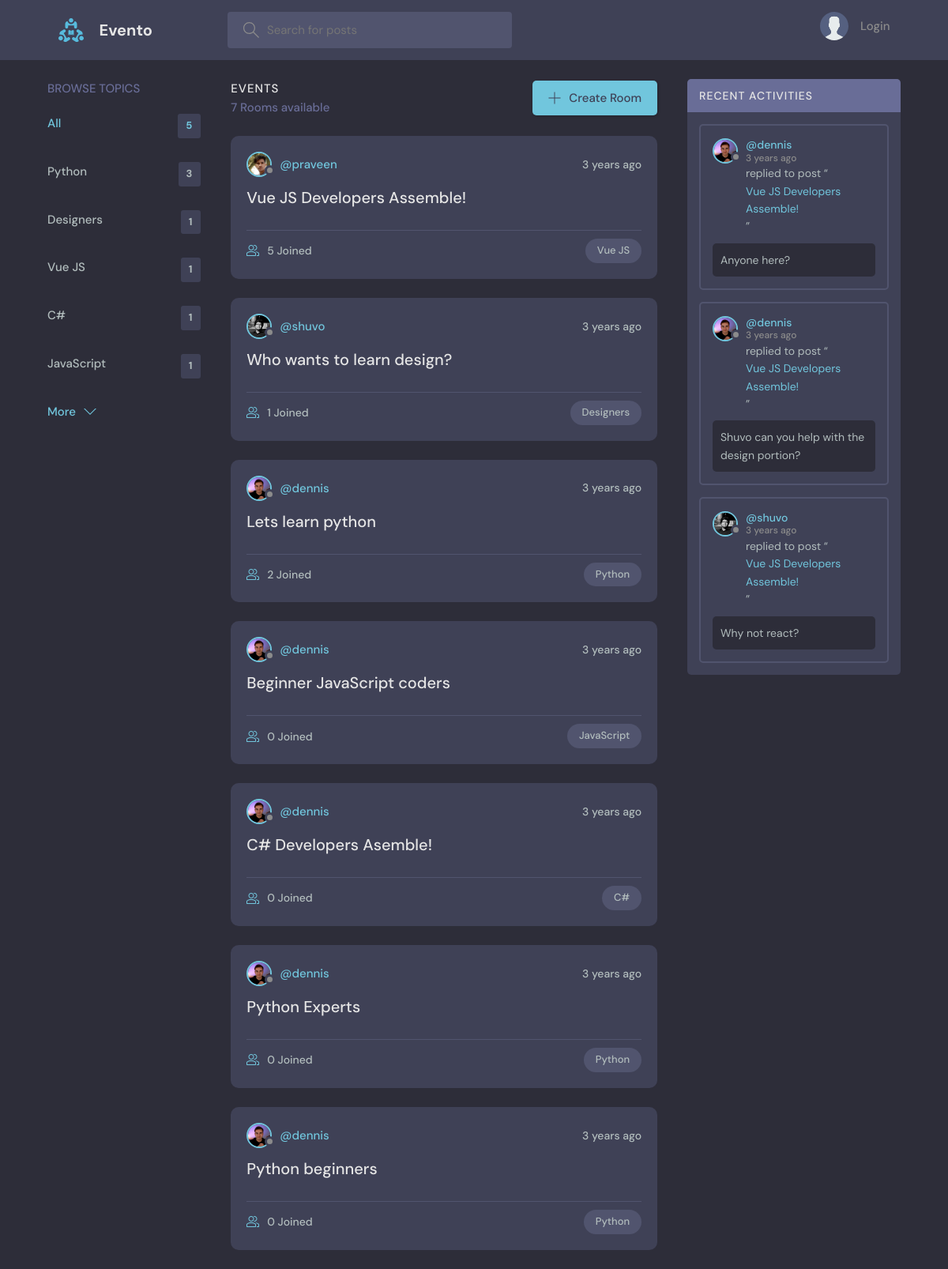
Before: / with the older database file.
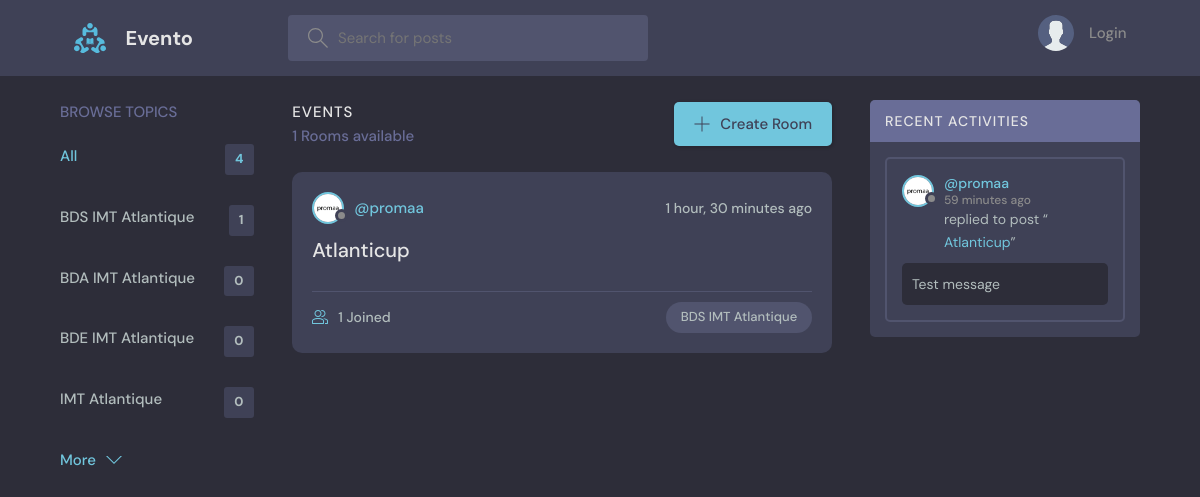
After: the same page with the newer database file.
### base/models.py (models this page shows, shortened)
class Topic(models.Model):
    name = models.CharField(max_length=200)

class Room(models.Model):
    host = models.ForeignKey(User, on_delete=models.SET_NULL, null=True)
    topic = models.ForeignKey(Topic, on_delete=models.SET_NULL, null=True)
    name = models.CharField(max_length=200)
    description = models.TextField(null=True, blank=True)
    participants = models.ManyToManyField(
        User, related_name='participants', blank=True)
    updated = models.DateTimeField(auto_now=True)
    created = models.DateTimeField(auto_now_add=True)
    class Meta:
        ordering = ['-updated', '-created']
    def __str__(self):
        return self.name

class User(AbstractUser):
    name = models.CharField(max_length=200, null=True)
    email = models.EmailField(unique=True, null=True)
    bio = models.TextField(null=True)
    avatar = models.ImageField(null=True, default="avatar.svg")
    USERNAME_FIELD = 'email'
    REQUIRED_FIELDS = ['username']

class Message(models.Model):
    user = models.ForeignKey(User, on_delete=models.CASCADE)
    room = models.ForeignKey(Room, on_delete=models.CASCADE)
    body = models.TextField()
    updated = models.DateTimeField(auto_now=True)
    created = models.DateTimeField(auto_now_add=True)
    class Meta:
        ordering = ['-updated', '-created']

### base/views.py (the view)
# urls.py: path('', views.home, name="home"),
def home(request):
    q = request.GET.get('q') if request.GET.get('q') != None else ''
    rooms = Room.objects.filter(
        Q(topic__name__icontains=q) |
        Q(name__icontains=q) |
        Q(description__icontains=q)
    )
    topics = Topic.objects.all()[0:5]
    room_count = rooms.count()
    room_messages = Message.objects.filter(
        Q(room__topic__name__icontains=q))[0:3]
    context = {'rooms': rooms, 'topics': topics,
               'room_count': room_count, 'room_messages': room_messages}
    return render(request, 'base/home.html', context)

### base/templates/base/home.html (shortened to what this page needs)
{% extends 'main.html' %}
{% block content %}
<main class="layout layout--3">
  <div class="container">
    {% include 'base/topics_component.html' %}
    <div class="roomList">
      <div class="roomList__header">
        <div>
          <h2>Events</h2>
          <p>{{room_count}} Rooms available</p>
        </div>
        <a class="btn btn--main" href="{% url 'create-room' %}">
          <svg version="1.1" xmlns="http://www.w3.org/2000/svg" width="32" height="32" viewBox="0 0 32 32">
            <title>add</title>
            <path
              d="M16.943 0.943h-1.885v14.115h-14.115v1.885h14.115v14.115h1.885v-14.115h14.115v-1.885h-14.115v-14.115z">
            </path>
          </svg>
          Create Room
        </a>
      </div>
      {% include 'base/feed_component.html' %}
    </div>
    {% include 'base/activity_component.html' %}
  </div>
</main>
{% endblock %}

### base/templates/base/topics_component.html
<div class="topics">
    <div class="topics__header">
        <h2>Browse Topics</h2>
    </div>
    <ul class="topics__list">
        <li>
            <a href="{% url 'home' %}" class="active">All <span>{{topics.count}}</span></a>
        </li>
        {% for topic in topics %}
        <li>
            <a href="{% url 'home' %}?q={{topic.name}}">{{topic.name}}<span>{{topic.room_set.all.count}}</span></a>
        </li>
        {% endfor %}
    </ul>
    <a class="btn btn--link" href="{% url 'topics' %}">
        More
        <svg version="1.1" xmlns="http://www.w3.org/2000/svg" width="32" height="32" viewBox="0 0 32 32">
            <title>chevron-down</title>
            <path d="M16 21l-13-13h-3l16 16 16-16h-3l-13 13z"></path>
        </svg>
    </a>
</div>

### base/templates/base/feed_component.html (shortened to what this page needs)
{% for room in rooms %}
<div class="roomListRoom">
    <div class="roomListRoom__header">
        <a href="{% url 'user-profile' room.host.id %}" class="roomListRoom__author">
            <div class="avatar avatar--small">
                <img src="{{room.host.avatar.url}}" />
            </div>
            <span>@{{room.host.username}}</span>
        </a>
        <div class="roomListRoom__actions">
            <span>{{room.created|timesince}} ago</span>
        </div>
    </div>
    <div class="roomListRoom__content">
        <a href="{% url 'room' room.id %}">{{room.name}}</a>
    </div>
    <div class="roomListRoom__meta">
        <a href="{% url 'room' room.id %}" class="roomListRoom__joined">
            {{room.participants.all.count}} Joined
        </a>
        <p class="roomListRoom__topic">{{room.topic.name}}</p>
    </div>
</div>
{% endfor %}

### base/templates/base/activity_component.html (shortened to what this page needs)
<div class="activities">
    <div class="activities__header">
        <h2>Recent Activities</h2>
    </div>
    {% for message in room_messages %}
    <div class="activities__box">
        <div class="activities__boxHeader roomListRoom__header">
            <a href="{% url 'user-profile' message.user.id %}" class="roomListRoom__author">
                <div class="avatar avatar--small">
                    <img src="{{message.user.avatar.url}}" />
                </div>
                <p>
                    @{{message.user.username}}
                    <span>{{message.created|timesince}} ago</span>
                </p>
            </a>
        </div>
        <div class="activities__boxContent">
            <p>replied to post “<a href="{% url 'room' message.room.id %}">{{message.room}}</a>”</p>
            <div class="activities__boxRoomContent">{{message.body}}</div>
        </div>
    </div>
    {% endfor %}
</div>

Changed rows visible on the page:
removed Topic: name "Python", room_set.all.count "3"
removed Topic: name "Designers", room_set.all.count "1"
removed Topic: name "Vue JS", room_set.all.count "1"
removed Topic: name "C#", room_set.all.count "1"
removed Topic: name "JavaScript", room_set.all.count "1"
removed Room: host.avatar (picture), host.username "praveen", created "3 years", name "Vue JS Developers Assemble!", participants.all.count "5", topic.name "Vue JS"
removed Room: host.avatar (picture), host.username "shuvo", created "3 years", name "Who wants to learn design?", participants.all.count "1", topic.name "Designers"
removed Room: host.avatar (picture), host.username "dennis", created "3 years", name "Lets learn python", participants.all.count "2", topic.name "Python"
removed Room: host.avatar (picture), host.username "dennis", created "3 years", name "Beginner JavaScript coders", participants.all.count "0", topic.name "JavaScript"
removed Room: host.avatar (picture), host.username "dennis", created "3 years", name "C# Developers Asemble!", participants.all.count "0", topic.name "C#"
removed Room: host.avatar (picture), host.username "dennis", created "3 years", name "Python Experts", participants.all.count "0", topic.name "Python"
removed Room: host.avatar (picture), host.username "dennis", created "3 years", name "Python beginners", participants.all.count "0", topic.name "Python"
removed Message: user.avatar (picture), user.username "dennis", created "3 years", room "Vue JS Developers Assemble!", body "Anyone here?"
removed Message: user.avatar (picture), user.username "dennis", created "3 years", room "Vue JS Developers Assemble!", body "Shuvo can you help with the design portion?"
removed Message: user.avatar (picture), user.username "shuvo", created "3 years", room "Vue JS Developers Assemble!", body "Why not react?"
added Topic: name "BDS IMT Atlantique", room_set.all.count "1"
added Topic: name "BDA IMT Atlantique", room_set.all.count "0"
added Topic: name "BDE IMT Atlantique", room_set.all.count "0"
added Topic: name "IMT Atlantique", room_set.all.count "0"
added Room: host.avatar (picture), host.username "promaa", created "1 hour, 30 minutes", name "Atlanticup", participants.all.count "1", topic.name "BDS IMT Atlantique"
added Message: user.avatar (picture), user.username "promaa", created "59 minutes", room "Atlanticup", body "Test message"
Other visible differences:
{{ topics.count }}: "5" → "4"
{{ room_count }}: "7" → "1"
